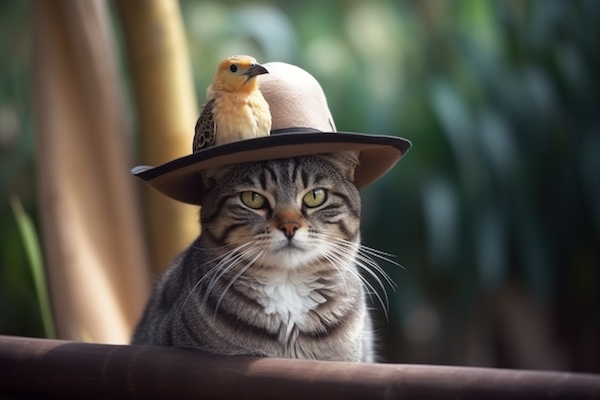
#> input picture img/explorer.jpg, 600 x 400 px, found by its file name
$ jupyter execute --allow-errors introduction_to_numpy.ipynb   (shell and % lines are left out)
#> lines starting #> are read from the running program, lines starting #| are printed output that depends on the picture
# 7. Introduction to NumPy

#> (a cell that did not finish here is left out)

## 7.1 NumPy Basics

[cell 2]
import numpy as np

[cell 3]
my_favorite_numbers = [1, 2, 3]

my_array = np.array(my_favorite_numbers)

my_array

[cell 4]
zero_array = np.zeros((10, 10))

zero_array

[cell 5]
ones_array = np.ones((2, 2, 2))

ones_array

[cell 6]
ones_array.ndim

[cell 7]
ones_array.shape

[cell 8]
ones_array.dtype

[cell 9]
ones_array.size

[cell 10]
empty_array = np.empty((3, 3))

[cell 11]
empty_array.ndim

[cell 12]
empty_array.shape

[cell 13]
empty_array.dtype

[cell 14]
empty_array.size

[cell 15]
my_range = np.arange(2, 10)

my_range

[cell 16]
my_segments = np.linspace(2, 3, 11)

my_segments

[cell 17]
seven_array = np.full((4, 4), 7, dtype='int')

seven_array

## 7.2 Array data types

[cell 18]
some_range = np.arange(10)

some_range.dtype

[cell 19]
some_range = some_range.astype('float')

some_range.dtype

[cell 20]
some_range = np.arange(10, dtype='float')

some_range.dtype

[cell 21]
string_array = np.array(["one", "two", "three", "three hundred sixty-five"])

string_array

[cell 22]
bool_array = np.array([True, False, True])

bool_array

[cell 23]
bool_array = np.ones(10, dtype='bool')

bool_array

[cell 24]
complex_array = np.array([1 + 2j, 3 - 1.2j])

complex_array

## 7.3 Array manipulation

[cell 25]
my_range = np.arange(1, 28)

my_range

[cell 26]
my_range = my_range.reshape((3, 3, 3))

my_range

[cell 27]
my_range = my_range.flatten()

my_range

[cell 28]
my_matrix = np.arange(9).reshape(3, 3)

my_matrix

[cell 29]
my_matrix.T

[cell 30]
np.roll(my_matrix, 2)

[cell 31]
from string import ascii_lowercase as letters

letters

[cell 32]
letter_array = np.array(list(letters))

letter_array

[cell 33]
np.roll(letter_array, 5)

[cell 34]
zeros = np.zeros(10)
ones = np.ones(10)

zeros, ones

[cell 35]
np.vstack((zeros, ones))

[cell 36]
np.hstack((zeros, ones))

## 7.4 Indexing and slicing arrays

[cell 37]
my_array = np.arange(27).reshape((3, 3, 3))

my_array

[cell 38]
my_array[0, 1, 1]

[cell 39]
my_array[0]

[cell 40]
my_array[0, 2]

[cell 41]
my_array[2, :, 1]

## 7.5 Scalar operations

[cell 42]
my_array = np.random.randint(0, 10, 7)

my_array

[cell 43]
my_array + 1

[cell 44]
my_array * 2

[cell 45]
my_array / 3

[cell 46]
my_array % 4

[cell 47]
my_array ** 2

## 7.6 Operations with other arrays

[cell 48]
my_other_array = np.random.randint(0, 5, 7)

my_other_array

[cell 49]
my_array - my_other_array

[cell 50]
my_array * my_other_array

[cell 51]
my_array ** my_other_array

## 7.7 Functions with arrays

[cell 52]
import matplotlib.pyplot as plt

[cell 53]
x = np.linspace(0, 2 * np.pi, 100)

# x

[cell 54]
sin_x = np.sin(x)

# sin_x

plt.plot(x, sin_x)
#> figure, not shown here; curve peaks at x = 1.59, y = 1

[cell 55]
cos_x = np.cos(x)

# cos_x

plt.plot(x, cos_x)
#> figure, not shown here; curve peaks at x = 0, y = 1

[cell 56]
exp_x = np.exp(x)

plt.plot(x, exp_x)
#> figure, not shown here; curve peaks at x = 6.28, y = 535.5

[cell 57]
log_x = np.log(x)

plt.plot(x, log_x)

## 7.8 Aggregation functions

[cell 58]
my_matrix = np.arange(16).reshape((4, 4))

my_matrix

[cell 59]
np.sum(my_matrix)

[cell 60]
np.sum(my_matrix, axis=0)

[cell 61]
np.sum(my_matrix, axis=1)

[cell 62]
np.mean(my_matrix)

[cell 63]
np.median(my_matrix)

[cell 64]
np.std(my_matrix)

[cell 65]
np.var(my_matrix)

[cell 66]
np.max(my_matrix, axis=1)

[cell 67]
np.min(my_matrix, axis=0)

## 7.9 Mortgage Calculator

[cell 68]
import numpy as np
import matplotlib.pyplot as plt

# Declare the variables
principal = 500_000
interest_rate = 0.05
years = 30
payments_year = 12
periods = years * payments_year

[cell 69]
# Create a function to calculate the monthly payment.
def calculate_monthly_payment(principal, interest_rate, years, payments_year):
    r = interest_rate / payments_year
    n = payments_year * years
    monthly_payment = principal * ((r * (1 + r) ** n) / ((1 + r) ** n - 1))
    return monthly_payment

[cell 70]
# Calculate the monthly payment
monthly_rate = interest_rate / payments_year
monthly_payment = calculate_monthly_payment(principal, interest_rate, years, payments_year)

# Print the monthly payment
print(f"The monthly payment is: {monthly_payment:0.2f}")

[cell 71]
# Calculate the principal and interest payments for each month.
# Create an array of the periods
def calculate_interest_and_principal_payments(principal, monthly_rate, monthly_payment, periods):
#> called with principal = 500000, monthly_rate = 0.00417, monthly_payment = 2684.1, periods = 360
    interest_payments = np.zeros(periods)
    principal_payments = np.zeros(periods)

    for i in range(1, periods + 1):
        interest_payments[i - 1] = principal * monthly_rate
        principal_payments[i - 1] = monthly_payment - interest_payments[i - 1]
        principal = principal - principal_payments[i - 1]
    return interest_payments, principal_payments

[cell 72]
# Calculate the interest and principal payments
interest_payments, principal_payments = calculate_interest_and_principal_payments(
    principal, monthly_rate, monthly_payment, periods)

# Create a graph of the interest and principal payments
plt.plot(interest_payments, label="Interest Payments")
plt.plot(principal_payments, label="Principal Payments")
plt.legend()
plt.show()
#> figure, not shown here; curve peaks at x = 0, y = 2083.3; curve peaks at x = 359, y = 2673

[cell 73]
# Calculate the cumulative interest and principal payments
cumulative_interest_payments = np.cumsum(interest_payments)
cumulative_principal_payments = np.cumsum(principal_payments)

# Create a graph of the cumulative interest and principal payments
plt.plot(cumulative_interest_payments, label="Cumulative Interest Payments")
plt.plot(cumulative_principal_payments, label="Cumulative Principal Payments")
plt.legend()
plt.show()
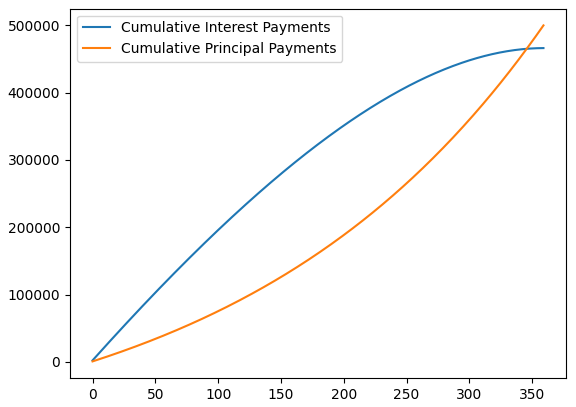
#> figure drawn by matplotlib, 1 panel; curve peaks at x = 359, y = 466278.9; curve peaks at x = 359, y = 500000

## 7.10 Audio wave plotting

[cell 74]
from IPython.display import Audio

# Read the binary data from the audio file
#> (the rest of this cell did not finish here and is left out)

#> (a cell that did not finish here is left out)

## 7.11 Single Value Decomposition of an image (SVD)

[cell 76]
import numpy as np
import matplotlib.pyplot as plt
from PIL import Image

image = Image.open("explorer.jpg").convert("L")
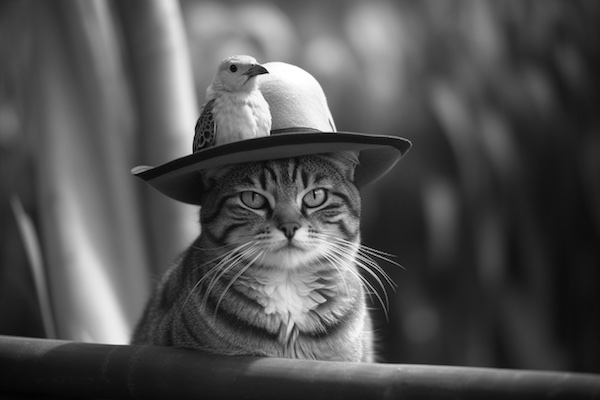
#> image: PIL image 600x400 L; min 0, max 255, mean 81.2
image = np.array(image)

[cell 77]
plt.imshow(image, cmap="gray")
plt.axis("off")
plt.show()

[cell 78]
image.shape
#> Out = (400, 600)

[cell 79]
U, S, Vt = np.linalg.svd(image, full_matrices=False)
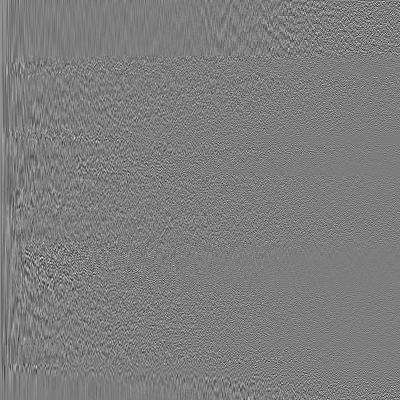
#> U: shape (400, 400) float64; min -0.385, max 0.396, mean 0.00011; drawn with min black and max white
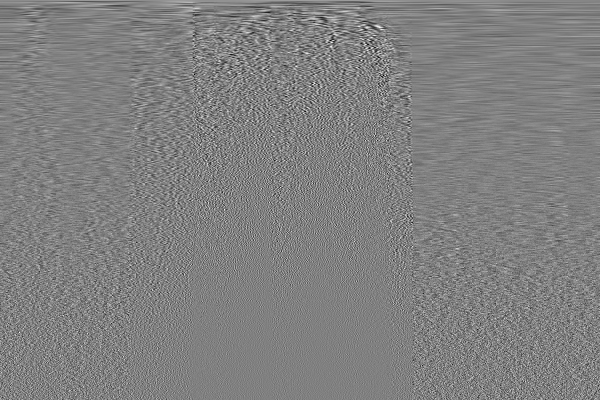
#> Vt: shape (400, 600) float64; min -0.272, max 0.267, mean 0.000113; drawn with min black and max white
#> S = 400 values, max 44084.6 at index 0, min 2.39 at index 399, mean 386.6

U.shape, S.shape, Vt.shape
#> Out = ((400, 400), (400,), (400, 600))

[cell 80]
S = np.diag(S)

S.shape
#> Out = (400, 400)

[cell 81]
k = 4

component_k = np.outer(U[:, k], Vt[k, :]) * S[k,k]
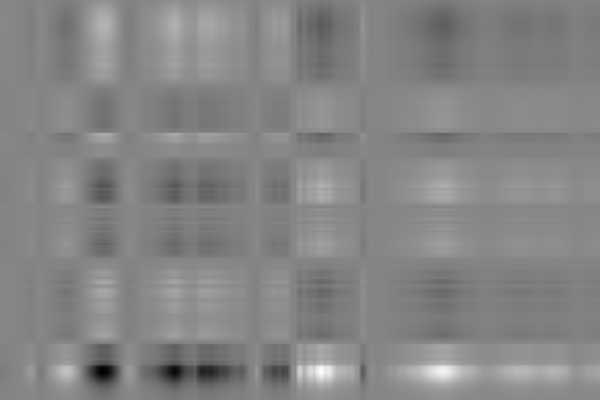
#> component_k: shape (400, 600) float64; min -89.33, max 81.78, mean 0.1; drawn with min black and max white

plt.imshow(component_k, cmap="gray")
plt.axis("off")
plt.show()

[cell 82]
k = 100

compressed = U[:, :k] @ S[:k, :k] @ Vt[:k, :]

compressed.shape
#> Out = (400, 600)

[cell 83]
plt.imshow(compressed, cmap="gray")
plt.axis("off")
plt.show()

## 7.13 Simple linear regression

[cell 84]
n = 35

# Generate a random dataset for years of experience vs. salary
np.random.seed(0)
years_experience = np.random.rand(n) * 10  # Years of experience
salary = 30000 + 2000 * years_experience + np.random.randn(n) * 1000  # Salary with some noise

[cell 85]
# Plot the dataset without the regression line
plt.scatter(years_experience, salary)
plt.xlabel("Years of Experience")
plt.ylabel("Salary")
plt.title("Years of Experience vs. Salary (Data Only)")
plt.grid(True)
plt.show()
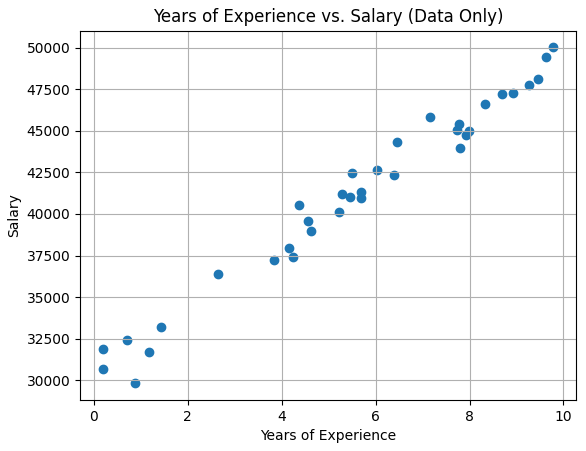
#> figure drawn by matplotlib, 1 panel

[cell 86]
# Calculate the coefficients of the linear regression model (y = mx + b)
x_mean = np.mean(years_experience)
y_mean = np.mean(salary)
xy_mean = np.mean(years_experience * salary)
x_squared_mean = np.mean(years_experience ** 2)

m = (xy_mean - x_mean * y_mean) / (x_squared_mean - x_mean ** 2)
b = y_mean - m * x_mean

# Calculate the predicted salaries
predicted_salary = m * years_experience + b

[cell 87]
# Plot the dataset and regression line
plt.scatter(years_experience, salary, label="Data Points")
plt.plot(years_experience, predicted_salary, color='red', label="Regression Line")
plt.xlabel("Years of Experience")
plt.ylabel("Salary")
plt.title("Years of Experience vs. Salary")
plt.legend()
plt.grid(True)
plt.show()
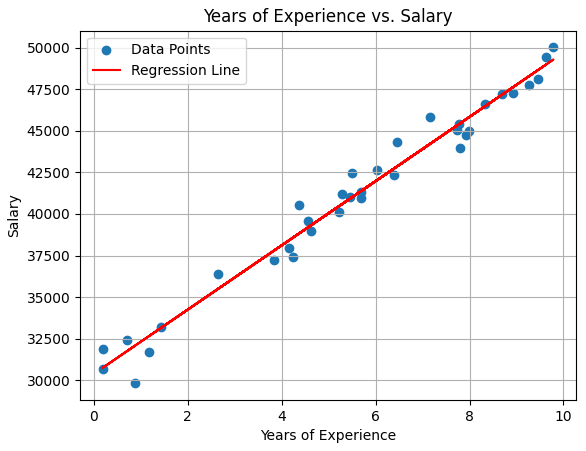
#> figure drawn by matplotlib, 1 panel

## 7.14 Ballistic trajectory

[cell 88]
g = 9.81

initial_velocity = np.array([30.0, 40.0, 50.0])
launch_angle = np.radians([30.0, 45.0, 60.0])

time = np.linspace(0, 6, 100)

fig, ax = plt.subplots(figsize=(8, 4))

for v0, angle in zip(initial_velocity, launch_angle):
    x = v0 * np.cos(angle) * time
    y = v0 * np.sin(angle) * time - 0.5 * g * time**2
    ax.plot(x, y)

ax.set_title("Cannonball Trajectories")
ax.set_xlabel("Horizontal Distance (m)")
ax.set_ylabel("Vertical Distance (m)")
ax.legend([f"Cannonball {i+1}" for i in range(len(initial_velocity))])
ax.set_xlim(0, np.max(x))
ax.set_ylim(0, np.max(y))
ax.grid()

plt.show()
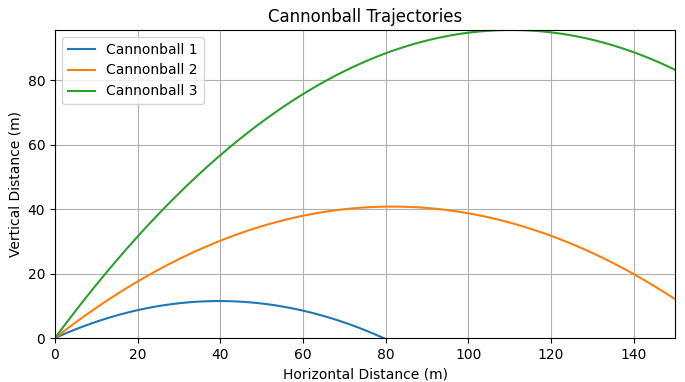
#> figure drawn by matplotlib, 1 panel; curve peaks at x = 39.36, y = 11.47; curve peaks at x = 82.28, y = 40.77; curve peaks at x = 110.6, y = 95.57

## 7.15 Game of life

[cell 89]
import numpy as np
import matplotlib.pyplot as plt
import matplotlib.animation as animation
from IPython.display import HTML

# Set the size of the grid and the number of generations
grid_size = 100
num_generations = 1000

# Initialize the grid with random values (0 or 1). On has a 20% chance

# grid = np.random.choice([0, 1], (grid_size, grid_size))

grid = np.zeros((grid_size, grid_size))

live_cells = [
    (50,49),(50,51),(51, 49),(51,51),(52,49),(52,50),(52,51),
    (20,21),(21,21),(22,21),(21,20),(20,22),(80,81),(81,81),
    (82,81),(81,80),(80,82),(20,81),(21,81),(22,81),(21,80),
    (20,82),(80,21),(81,21),(82,21),(81,20),(80,22)]

for row, col in live_cells:
    grid[row, col] = 1

[cell 90]
plt.imshow(grid, cmap='gray')
plt.axis("off")
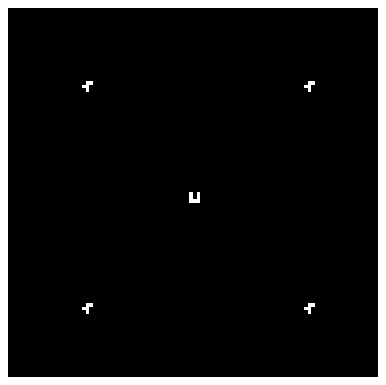
#> figure drawn by matplotlib, 1 panel

[cell 91]
def get_neighbors(row, col):
    neighbors = 0
    for i in range(-1, 2):
        for j in range(-1, 2):
            if i == 0 and j == 0:
                continue
            if 0 <= row + i < grid_size and 0 <= col + j < grid_size:
                neighbors += grid[row + i, col + j]
    return neighbors

[cell 92]
def update_grid(grid):
    new_grid = np.copy(grid)
    for row in range(grid_size):
        for col in range(grid_size):
            neighbors = get_neighbors(row, col)
            is_alive = grid[row, col] == 1
            if is_alive:
                if not 2 <= neighbors <= 3:
                    new_grid[row, col] = 0
            else:
                if neighbors == 3:
                    new_grid[row, col] = 1
    return new_grid

[cell 93]
# Create a function to animate the grid
def animate(i):
    # Mat here is the matplotlib object that we can manipulate
    mat.set_data(update_grid(grid))
    grid[:] = mat.get_array()
    return [mat]

[cell 94]
fig, ax = plt.subplots(figsize=(8, 8))
plt.axis("off")
mat = ax.matshow(grid, cmap='gray')
anim = animation.FuncAnimation(fig, animate, interval=50, frames=num_generations, blit=True)
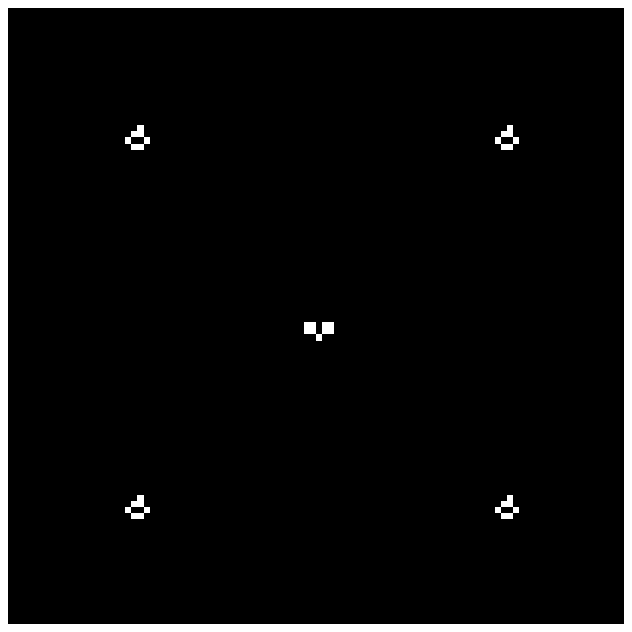
#> figure drawn by matplotlib, 1 panel

$ run again, with img/broken_image.jpg copied over img/explorer.jpg
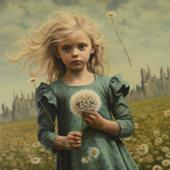
#> input picture img/broken_image.jpg, 170 x 170 px, found by its file name
#> `U, S, Vt = np.linalg.svd(image, full_matrices=False)`:
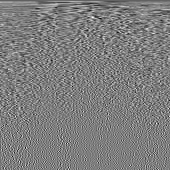
#> Vt: shape (170, 170) float64; min -0.359, max 0.365, mean -0.000475; drawn with min black and max white
#> `U, S, Vt = np.linalg.svd(image, full_matrices=False)`: S = 170 values, max 21499.7 at index 0, min 0.005 at index 169, mean 282.3
#> `component_k = np.outer(U[:, k], Vt[k, :]) * S[k,k]`:
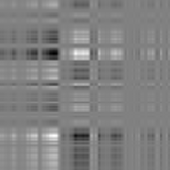
#> component_k: shape (170, 170) float64; min -49.39, max 48.22, mean 0; drawn with min black and max white

$ run again, with img/compass.jpg copied over img/explorer.jpg
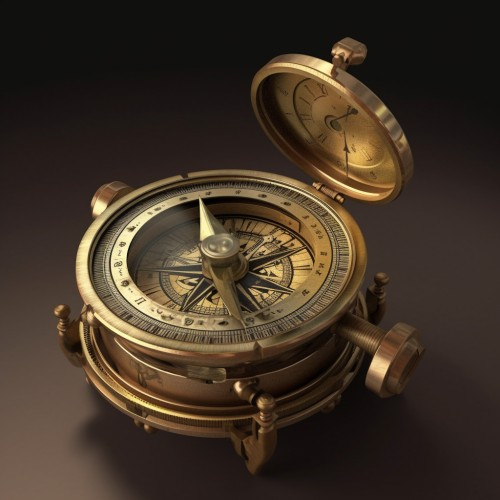
#> input picture img/compass.jpg, 500 x 500 px, found by its file name
#> `U, S, Vt = np.linalg.svd(image, full_matrices=False)`: S = 500 values, max 29853.1 at index 0, min 2.58e-12 at index 473, mean 337.7
#> `component_k = np.outer(U[:, k], Vt[k, :]) * S[k,k]`:
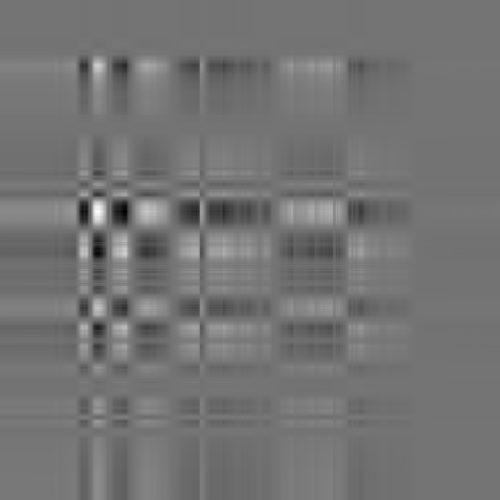
#> component_k: shape (500, 500) float64; min -86.4, max 103.3, mean 0; drawn with min black and max white
